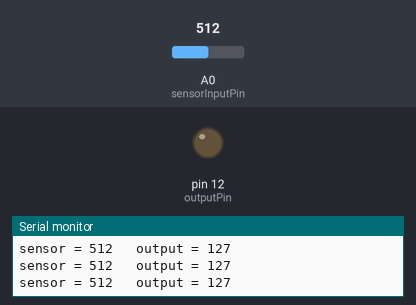
Bench run of a sketch on a simulated Arduino Uno, built with avr-gcc and run on an emulated ATmega328P. On the bench: output pins drawn as LEDs (lit = HIGH), the last lines printed to the serial monitor. Inputs (shaded band) come from the test bench; at power-on: A0 (sensorInputPin) = 512.

Above: at 1.2 s.
1.3 s: A0 (sensorInputPin) set to 410
2.8 s: A0 (sensorInputPin) set to 392
At 4.0 s:
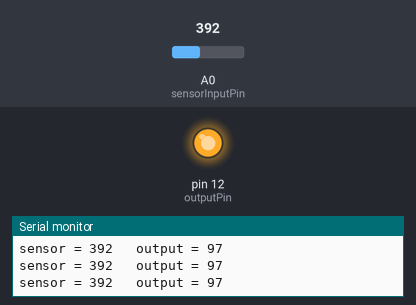
Timing chart, 0 to 5.8 s (numbered marks = the images above; inputs shaded):
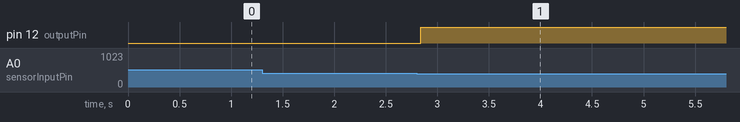

Measured:
- the behaviour switches between 400 and 399 on A0 (sensorInputPin) (found by bisection; images 0 and 1)
- after the input at 2.8 s, pin 12 (outputPin): LOW → HIGH at once

The sketch:

Stage3_Lab_Test.ino
```cpp
int sensorValue = 0;
int outputValue = 0;
int sensorInputPin = 0;
int outputPin = 12;
void setup() {
  Serial.begin(9600);
  pinMode(12, OUTPUT);
}

void loop() {
  sensorValue = analogRead(sensorInputPin);
  outputValue = map(sensorValue, 0, 1023, 0, 255);
  if(sensorValue<400)
  {
     digitalWrite(outputPin, HIGH);
  }
  else
  {
    digitalWrite(outputPin, LOW);
  }
  Serial.print("sensor = " );
  Serial.print(sensorValue);
  Serial.print("\t output = ");
  Serial.println(outputValue);

  delay(50);
}
```
